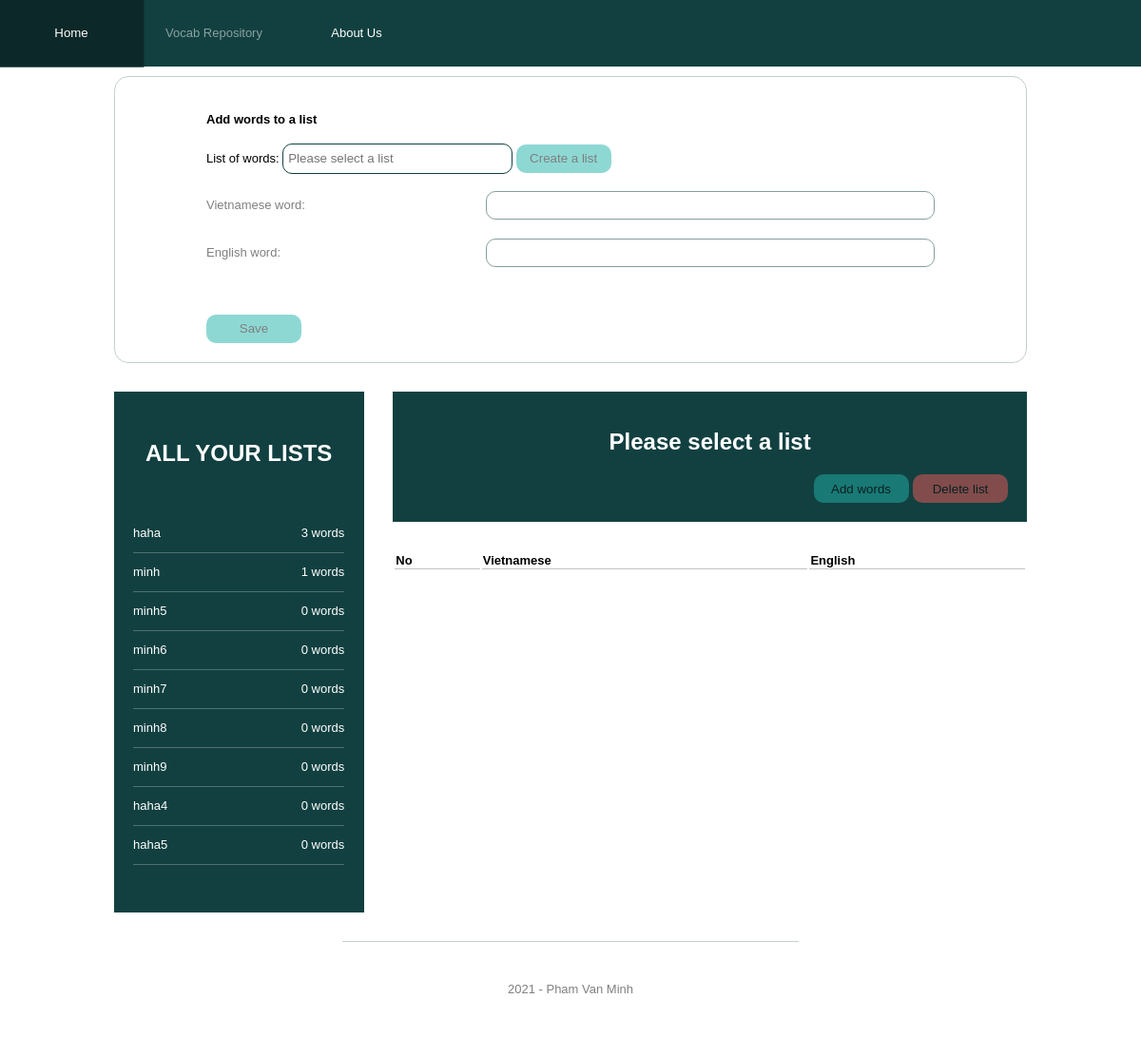
Page /vocab_repository on the earlier database version.
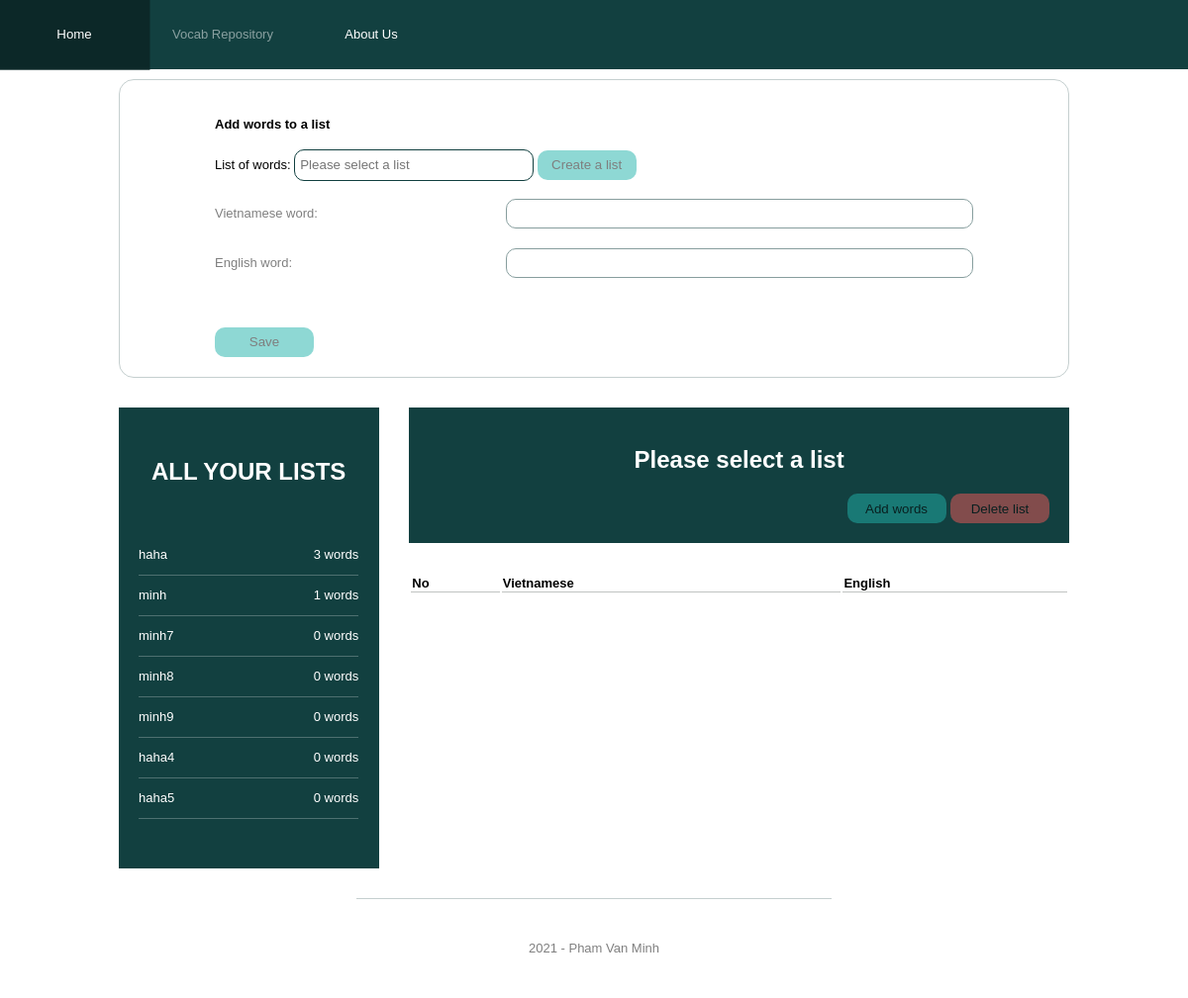
Same page on the later database version.
### model/list.py (models this page shows, shortened)
class List(db.Model):
    list_id = db.Column(db.Integer, primary_key=True)
    list_name = db.Column(db.String(200), unique=True, nullable=False)
    list_and_viet = db.relationship('Viet', secondary=list_and_viet, lazy='subquery')
    def to_json(self):
        return ListSchema().dump(self)

### app.py (the view)
@app.route('/vocab_repository', methods=['GET'])
def vocab_repository_page():
    all_lists = List.query.all()
    all_lists_with_num_viet = []
    for list_entity in all_lists:
        item = list_entity.to_json()
        item.update({
            "num_viets": len(list_entity.list_and_viet)
        })
        all_lists_with_num_viet.append(item)
    return render_template(
        'vocab_repository.html',
        lists=all_lists_with_num_viet,
        page="vocab_repository_page"
    )

### templates/vocab_repository.html (shortened to what this page needs)
{% extends 'base.html' %}
{% block head %}
  <link rel="stylesheet" href="{{ url_for('static', filename='css/vocab_repository.css') }}">
{% endblock %}
{% block content %}
    <div class="action-container">
        <h4>Add words to a list</h4>
        <div class="field">
            <label>List of words: </label>
            <input
                    id="list-of-word-lists"
                    placeholder="Please select a list"
                    list="list-of-lists"
                    name="list-of-word-lists"
                    class="list-of-word-lists"
            >
            <button class="create-a-list-btn disabled">Create a list</button>
        </div>
        <div class="add-words-container disabled">
            <div class="field">
                <label>Vietnamese word: </label>
                <input id="viet-word" class="viet-word" type="text" name="viet-word"/><br>
            </div>
            <div class="field">
                <label>English word: </label>
                <input class="eng-word" type="text" name="eng-word"/><br>
            </div>
            <div class="field add-more-eng-word-field-container">
                <button class="add-more-eng-word-field"></button>
            </div>
            <div>
                <button class="create-words-btn">Save</button>
            </div>
        </div>
    </div>
    <div class="lists-container">
        <div class="content-of-lists-container">
            <div class="list-of-list-name">
                <h2>ALL YOUR LISTS</h2>
                {% for list in lists %}
                    <div class="a-list-value">
                        <div class="list-name-value text-overflow-dot">
                            {{ list.list_name }}
                        </div>
                        <div class="viet-quanity-value text-overflow-dot">
                            {{ list.num_viets }} words
                        </div>
                    </div>
                {% endfor %}
            </div>
            <div class="list-content">
                <div class="header-content-of-a-list">
                    <h2>Please select a list</h2>
                    <div class="management-list-btn-container disabled">
                        <button class="add-words-btn" >Add words</button>
                        <button class="delete-list-btn" >Delete list</button>
                    </div>
                </div>
                <table class="list-content-table" style="width:100%">
                    <tr>
                        <th>No</th>
                        <th>Vietnamese</th>
                        <th>English</th>
                    </tr>
                </table>
            </div>
        </div>
    </div>
{% endblock %}

### templates/base.html (shortened to what this page needs)
<!DOCTYPE html>
<html lang="en">
<head>
    <link rel="stylesheet" href="{{ url_for('static', filename='css/base.css') }}">
    {% block head %}{% endblock %}
</head>
<body>
    <div class="menu">
        {% if page == "home_page" %}
            <a class="disabled" href="{{ url_for('home_page') }}">Home</a>
        {% else %}
            <a href="{{ url_for('home_page') }}">Home</a>
        {% endif %}
        {% if page == "vocab_repository_page" %}
            <a class="disabled" href="{{ url_for('vocab_repository_page') }}">Vocab Repository</a>
        {% else %}
            <a href="{{ url_for('vocab_repository_page') }}">Vocab Repository</a>
        {% endif %}
        {% if page == "about_us_page" %}
            <a class="disabled" href="#">About Us</a>
        {% else %}
            <a href="#">About Us</a>
        {% endif %}
    </div>
    <div class="content">
        {% block content %}{% endblock %}
    </div>
    <footer>
        2021 - Pham Van Minh
    </footer>
</body>
</html>

### static/css/base.css (style rules this page uses)
:root { --element-header-size: 100px; --main-color: #124040; --dark-main-color: #0c2828; --rgba-dark-main-color-25: rgba(26,64,64,0.25); --rgba-dark-main-color-50: rgba(26,64,64,0.5); --error-color: #EB6057; --success-color: #59B987; --font-size-small: 13px; }
body { margin: 0; font-family: Arial, "Helvetica Neue", Helvetica, sans-serif; }
.content { margin: 0 10%; }
footer { font-size: var(--font-size-small); height: 100px; text-align: center; line-height: 100px; margin: 30px 30% 0 30%; border-top: 1px solid var(--rgba-dark-main-color-25); color:rgba(0, 0, 0, 0.5) }
.menu { height: 70px; background-color: var(--main-color); display: flex; color: white; line-height: 70px; font-size: var(--font-size-small); }
.menu a { color: inherit; display: block; width: 150px; text-align: center; transition: transform .2s; text-decoration: none; }
.action-container { display: block; padding: 20px 10%; border: 1px solid var(--rgba-dark-main-color-25); border-radius: 15px; margin-top: 10px; font-size: var(--font-size-small); }
button { height: 30px; width: 100px; background-color: lightseagreen; border: none; border-radius: 10px; }
.disabled { pointer-events: none; opacity: 0.5; }
.text-overflow-dot { white-space: nowrap; overflow: hidden; text-overflow: ellipsis }
button { height: 30px; border: none; border-radius: 10px; }

### static/css/vocab_repository.css (style rules this page uses)
.add-words-container label { width: 30% }
.add-words-container input[type="text"] { float: right; width: 60%; height: calc(100% - 2px); border: 1px solid var(--main-color); border-radius: 10px; padding: 0 5px; margin: 0; }
.field { margin-bottom: 20px; height: 30px; line-height: 30px; }
.list-of-word-lists { border: 1px solid var(--main-color); border-radius: 10px; height: 30px; width: 30%; padding: 0 5px; }
.add-words-container button.add-more-eng-word-field { background: url('../public/add.png'); background-repeat: no-repeat; background-size: 100% 100%; -webkit-background-size: 100% 100%; -khtml-background-size: 100% 100%; -moz-background-size: 100% 100%; height: 30px; width: 30px; display: block; transition: transform .2s; }
.add-more-eng-word-field-container { height: 30px; padding: 0; padding-left: calc(40% - 12px); margin: 0; }
.lists-container { margin-top: 30px; padding: 0; text-align: center; }
.content-of-lists-container { display: flex; }
.list-of-list-name { background-color: var(--main-color); color: white; width: 25%; border: 0.1px solid var(--main-color); border-left: none; border-bottom: none; padding: 50px 20px; }
.list-of-list-name h2 { margin: 0; margin-bottom: 50px; }
.list-content { width: 75%; padding-left: 30px; }
.a-list-value { height: 40px; text-align: left; line-height: 40px; border-bottom: 1px solid rgba(255, 255, 255, 0.25); font-size: var(--font-size-small); display: flex; }
.list-name-value { width: 75%; }
.viet-quanity-value { width: 25%; text-align: right; }
.header-content-of-a-list { padding: 20px 20px; background-color: var(--main-color); color: white; margin-bottom: 30px; }
.list-content-table { text-align: left; font-size: var(--font-size-small); }
.list-content-table th { border-bottom: 1px solid rgba(6, 19, 8, 0.25); }
.management-list-btn-container { text-align: right; }
button.delete-list-btn { background-color: rgb(241, 88, 88); }

Differences in the rows shown:
removed List: list_name "minh5", num_viets "0"
removed List: list_name "minh6", num_viets "0"
